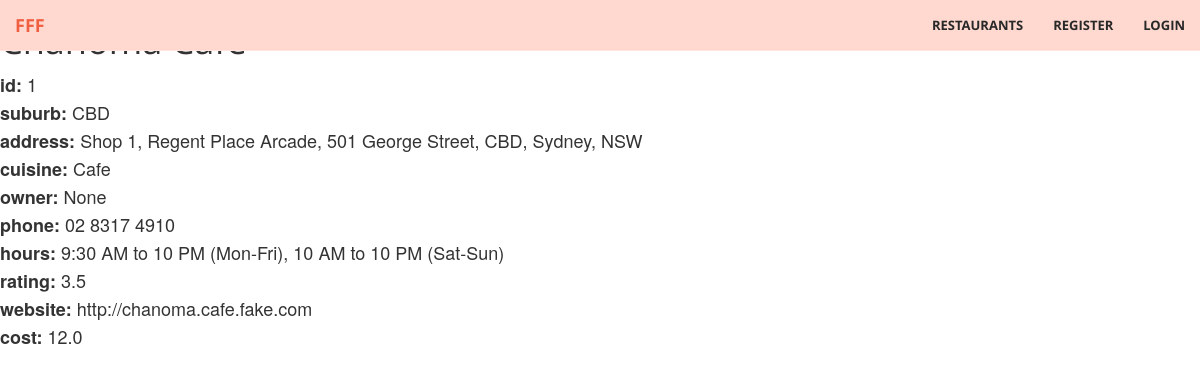
Page /restaurants/1 on the earlier database version.
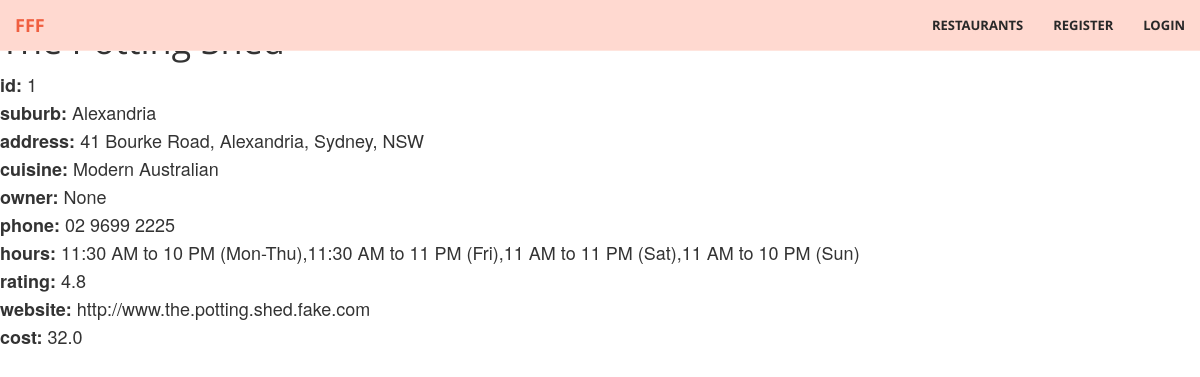
Same page on the later database version.
### tables this page shows
CREATE TABLE Restaurants (
				id			INTEGER not null unique,
				name		TEXT not null,
				suburb	TEXT not null,
				address	TEXT not null,
				phone		TEXT,
				hours		TEXT, -- business hours
				cuisine	TEXT not null,
				owner		TEXT,
				rating	FLOAT, -- can be unrated
				website	TEXT check (website like 'http%://%'),
				cost		FLOAT, -- average cost
				PRIMARY KEY (id),
				FOREIGN KEY (owner) REFERENCES Users(username)
			);

### fff.py (the view, shortened to what this page needs)
@app.route('/restaurants', defaults={'rest_id': None})
@app.route('/restaurants/<path:rest_id>')
def restaurants_page(rest_id=None):
	conn = sqlite3.connect('data.db')
	c = conn.cursor()
	if rest_id: # Display individual restaurant
		r = db_interface.get_restaurant_by_id(c, id=rest_id)
		if r:
			return render_template('restaurant.html', restaurant=r)
	conn.close()

### classes.py (called while the page is built)
    def get_id(self):  # Does not require setter
        return self.id

    def get_name(self):
        return self.name

    def get_suburb(self):
        return self.suburb

    def get_address(self):
        return self.address

    def get_cuisine(self):
        return self.cuisine

    def get_owner(self):
        return self.owner

    def get_phone(self):
        return self.phone

    def get_hours(self):
        return self.hours

    def get_rating(self):
        return self.rating

    def get_website(self):
        return self.website

    def get_cost(self):
        return self.cost

### db_interface.py (called while the page is built)
def get_restaurant_by_id(c, id):
    c.execute("""SELECT * FROM Restaurants WHERE ID=?""", (id, ))
    res = c.fetchone()
    if res:
        r = Restaurant(
            id=res[0],
            name=res[1],
            suburb=res[2],
            address=res[3],
            phone=res[4],
            hours=res[5],
            cuisine=res[6],
            owner=res[7],
            rating=res[8],
            website=res[9],
            cost=res[10]
        )
        return r

### templates/restaurant.html (shortened to what this page needs)
{% extends "base.html" %}
{% block body %}
<div class="restaurant-display">
  <h1>{{ restaurant.get_name() }}</h1>
  <div class="restaurant">
    <p>
      <b>id:</b> {{ restaurant.get_id() }} <br/>
      <b>suburb:</b> {{ restaurant.get_suburb() }} <br/>
      <b>address:</b> {{ restaurant.get_address() }} <br/>
      <b>cuisine:</b> {{ restaurant.get_cuisine() }} <br/>
      <b>owner:</b> {{ restaurant.get_owner() }} <br/>
      <b>phone:</b> {{ restaurant.get_phone() }} <br/>
      <b>hours:</b> {{ restaurant.get_hours() }} <br/>
      <b>rating:</b> {{ restaurant.get_rating() }} <br/>
      <b>website:</b> {{ restaurant.get_website() }} <br/>
      <b>cost:</b> {{ restaurant.get_cost() }} <br/>
    </p>
  </div>
</div>
{% endblock %}

### templates/base.html (shortened to what this page needs)
<!DOCTYPE html>
<html lang="en">
    <head>
        <link href="{{ url_for('static', filename='vendor/bootstrap/css/bootstrap.min.css') }}" rel="stylesheet" type="text/css">
        <link href="{{ url_for('static', filename='vendor/font-awesome/css/font-awesome.min.css') }}" rel="stylesheet" type="text/css">
        <link href="{{ url_for('static', filename='fonts/open_sans.css') }}" rel="stylesheet" type="text/css">
        <link href="{{ url_for('static', filename='fonts/josefin_sans.css') }}" rel="stylesheet" type="text/css">
        <link href="{{ url_for('static', filename='css/fff.css') }}" rel="stylesheet" type="text/css">
    </head>
    <body>
        <div class="row">
            <nav id="mainNav" class="navbar navbar-default navbar-fixed-top">
                <div class="container-fluid">
                    <div class="navbar-header">
                        <a class="navbar-brand page-scroll" href="{{ url_for('home_page') }}">FFF</a>
                    </div>
                    <div class="collapse navbar-collapse" id="bs-example-navbar-collapse-1">
                        <ul class="nav navbar-nav navbar-right">
                            <li>
                                <a class="page-scroll" href="{{ url_for('restaurants_page') }}">Restaurants</a>
                            </li>
                            <li>
                                <a class="page-scroll" href="{{ url_for('register') }}">Register</a>
                            </li>
                            <li>
                              {% if session['logged_in'] == True %}
                                <a class="page-scroll" href="{{ url_for('logout') }}">Logout</a>
                              {% else %}
                                <a class="page-scroll" href="{{ url_for('login') }}">Login</a>
                              {% endif %}
                            </li>
                        </ul>
                    </div>
                </div>
            </nav>
        </div>
        {% block body %}
        {% endblock %}
    </body>
</html>

### static/css/fff.css (style rules this page uses)
html, body { height: 100%; width: 100%; }
body { font-family: 'Josefin Sans', 'Helvetica Neue', Arial, sans-serif; }
a { -webkit-transition: all 0.35s; -moz-transition: all 0.35s; transition: all 0.35s; color: #F05F40; }
h1, h2, h3, h4, h5, h6 { font-family: 'Open Sans', 'Helvetica Neue', Arial, sans-serif; }
p { font-size: 18px; line-height: 1.5; margin-bottom: 20px; }
.navbar-default { background-color: white; border-color: rgba(34, 34, 34, 0.05); font-family: 'Open Sans', 'Helvetica Neue', Arial, sans-serif; -webkit-transition: all 0.35s; -moz-transition: all 0.35s; transition: all 0.35s; }
.navbar-default .navbar-header .navbar-brand { color: #F05F40; font-family: 'Open Sans', 'Helvetica Neue', Arial, sans-serif; font-weight: 700; text-transform: uppercase; }
.navbar-default .nav > li > a, .navbar-default .nav > li > a:focus { text-transform: uppercase; font-weight: 700; font-size: 13px; color: #222222; }
@media (min-width: 768px) { .navbar-default { background-color: #ffd9d0; border-color: rgba(255, 255, 255, 0.3); } }
@media (min-width: 768px) { .navbar-default .navbar-header .navbar-brand { color: rgb(40,40,40); } }
@media (min-width: 768px) { .navbar-default .nav > li > a, .navbar-default .nav > li > a:focus { color: rgb(40,40,40); } }
body { webkit-tap-highlight-color: #222222; }

Differences in the rows shown:
changed Restaurants: get_suburb "CBD" → "Alexandria"; get_address "Shop 1, Regent Place Arcade, 501 George Street, CBD, Sydney, NSW" → "41 Bourke Road, Alexandria, Sydney, NSW"; get_cuisine "Cafe" → "Modern Australian"; get_phone "02 8317 4910" → "02 9699 2225"; get_hours "9:30 AM to 10 PM (Mon-Fri), 10 AM to 10 PM (Sat-Sun)" → "11:30 AM to 10 PM (Mon-Thu),11:30 AM to 11 PM (Fri),11 AM to 11 PM (Sat),11 AM to 10 PM (Sun)"; get_rating "3.5" → "4.8"; get_website "http://chanoma.cafe.fake.com" → "http://www.the.potting.shed.fake.com"; get_cost "12.0" → "32.0"
